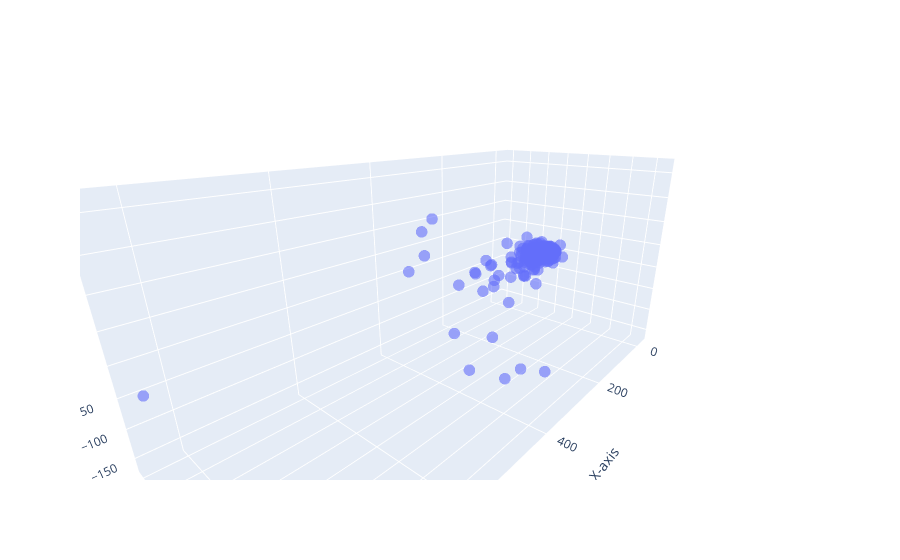
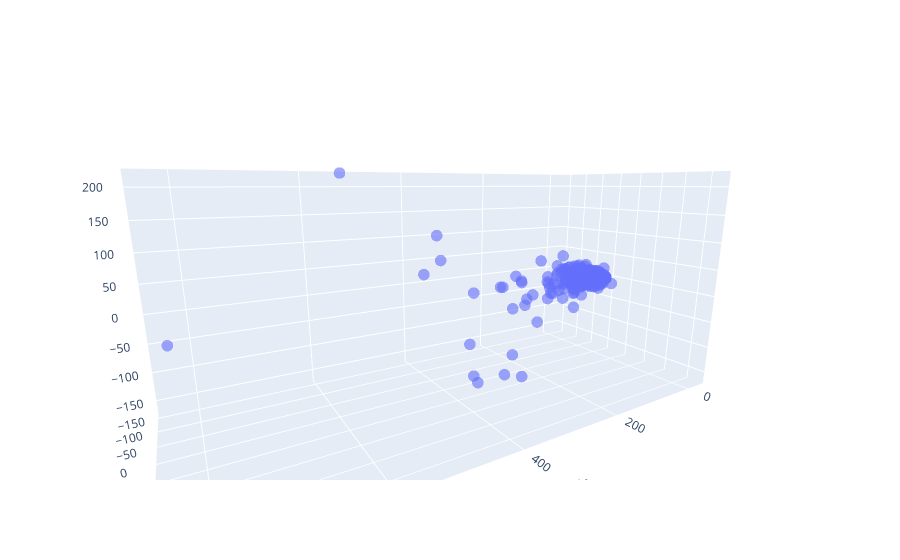
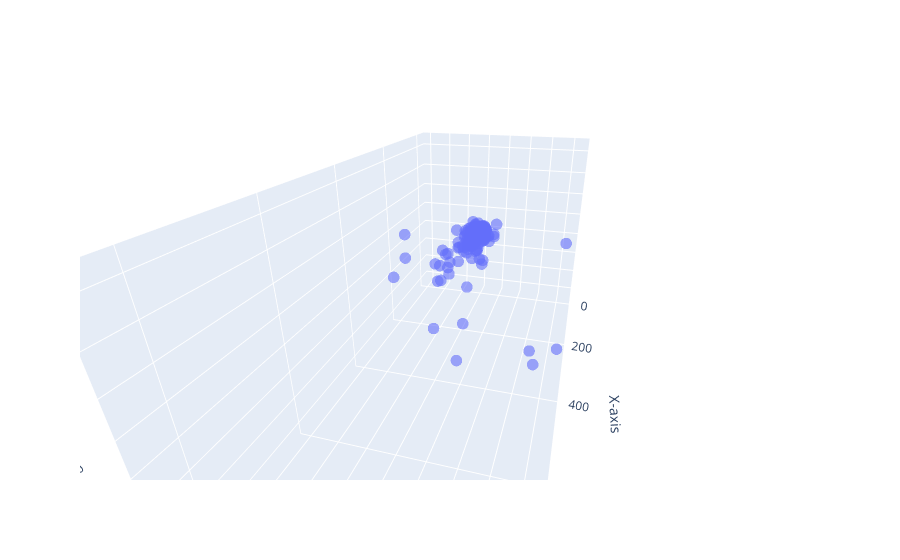

The cell these charts' notebook holds for them, in order:
### Code cell
# Answer here
import plotly.graph_objects as go
import numpy as np

# Sample data (replace with your dataset)
data = X_reduced

# Create a 3D scatter plot
fig = go.Figure(data=[go.Scatter3d(x=data[:, 0], y=data[:, 1], z=data[:, 2],
                                   mode='markers',
                                   marker=dict(size=4, opacity=0.6),
                                   name='Data Points')])

# Set labels for the axes
fig.update_layout(scene=dict(xaxis_title='X-axis',
                             yaxis_title='Y-axis',
                             zaxis_title='Z-axis'))

# Define different camera angles (elevation and azimuth)
view_angles = [(30, 45), (15, 60), (60, 30)]

# Update the camera settings for different views
for angle in view_angles:
    fig.update_layout(scene_camera=dict(eye=dict(x=np.cos(np.deg2rad(angle[1])) * 1.5,
                                                  y=np.cos(np.deg2rad(angle[0])) * np.sin(np.deg2rad(angle[1])) * 1.5,
                                                  z=np.sin(np.deg2rad(angle[0])) * np.sin(np.deg2rad(angle[1])) * 1.5)))

    # Show the plot for the current view
    fig.show()

### Figure 1 — Plotly figure (JSON) as saved in the notebook; plotly's stock layout.template omitted (floating-point values rounded to 4 significant figures; data arrays with more than 128 entries replaced by an {"elided": "..."} marker saying what was removed)
{"data": [{"marker": {"opacity": 0.6, "size": 4}, "mode": "markers", "name": "Data Points", "type": "scatter3d", "x": {"elided": "2257 float values"}, "y": {"elided": "2257 float values"}, "z": {"elided": "2257 float values"}}], "layout": {"scene": {"camera": {"eye": {"x": 1.061, "y": 0.9186, "z": 0.5303}}, "xaxis": {"title": {"text": "X-axis"}}, "yaxis": {"title": {"text": "Y-axis"}}, "zaxis": {"title": {"text": "Z-axis"}}}}}

### Figure 2 — Plotly figure (JSON) as saved in the notebook; plotly's stock layout.template omitted (floating-point values rounded to 4 significant figures; data arrays with more than 128 entries replaced by an {"elided": "..."} marker saying what was removed)
{"data": [{"marker": {"opacity": 0.6, "size": 4}, "mode": "markers", "name": "Data Points", "type": "scatter3d", "x": {"elided": "2257 float values"}, "y": {"elided": "2257 float values"}, "z": {"elided": "2257 float values"}}], "layout": {"scene": {"camera": {"eye": {"x": 0.75, "y": 1.255, "z": 0.3362}}, "xaxis": {"title": {"text": "X-axis"}}, "yaxis": {"title": {"text": "Y-axis"}}, "zaxis": {"title": {"text": "Z-axis"}}}}}

### Figure 3 — Plotly figure (JSON) as saved in the notebook; plotly's stock layout.template omitted (floating-point values rounded to 4 significant figures; data arrays with more than 128 entries replaced by an {"elided": "..."} marker saying what was removed)
{"data": [{"marker": {"opacity": 0.6, "size": 4}, "mode": "markers", "name": "Data Points", "type": "scatter3d", "x": {"elided": "2257 float values"}, "y": {"elided": "2257 float values"}, "z": {"elided": "2257 float values"}}], "layout": {"scene": {"camera": {"eye": {"x": 1.299, "y": 0.375, "z": 0.6495}}, "xaxis": {"title": {"text": "X-axis"}}, "yaxis": {"title": {"text": "Y-axis"}}, "zaxis": {"title": {"text": "Z-axis"}}}}}
